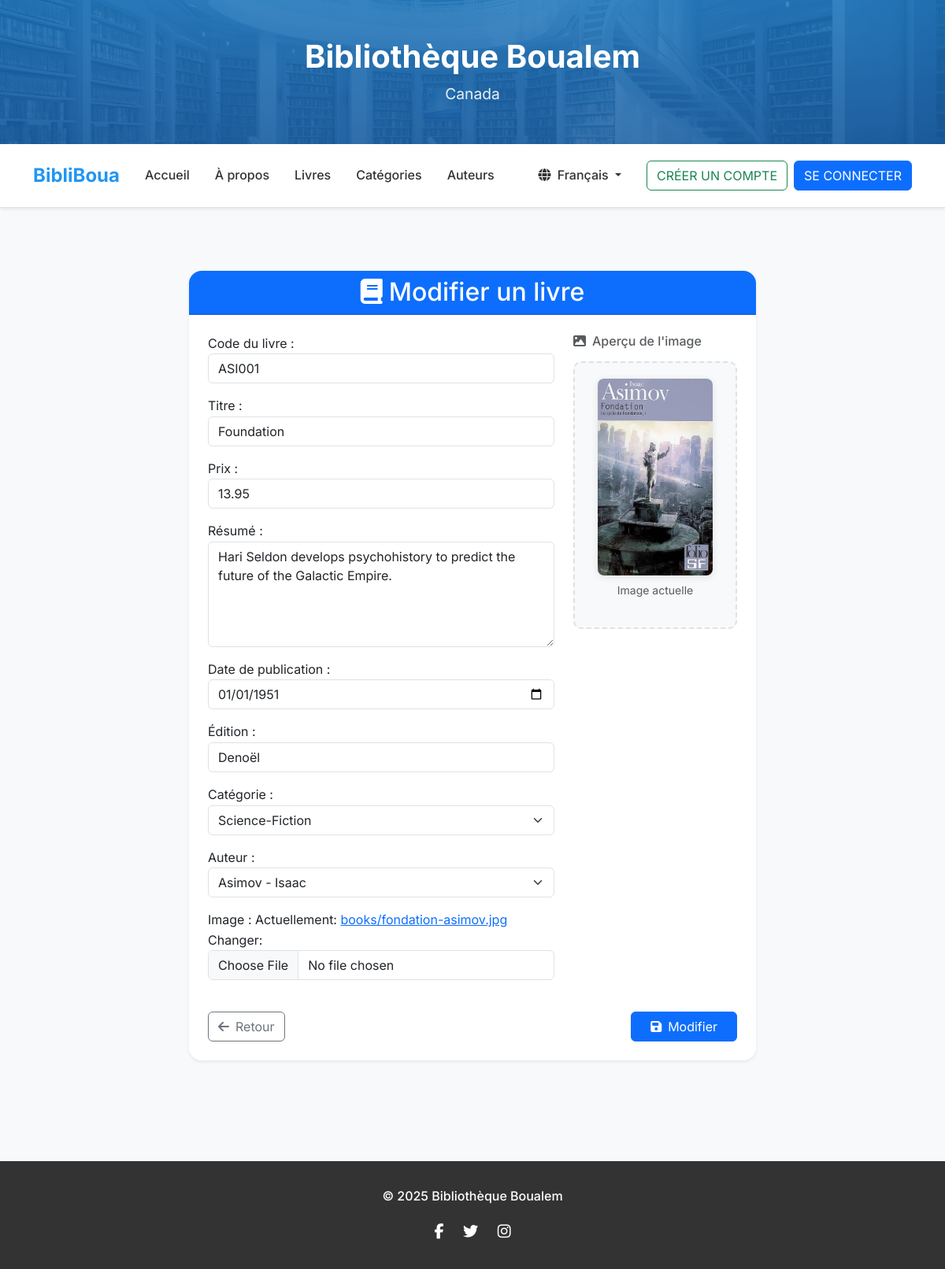
The page /fr/editBook/9/ on the database its author committed.
### app/models.py (models this page shows, shortened)
class Book(models.Model):
  code = models.CharField(max_length=15, unique=True, verbose_name="Code du livre")
  title = models.CharField(max_length=50, verbose_name="Titre du livre")
  price = models.DecimalField(max_digits=6, decimal_places=2, validators=[MinValueValidator(1)], verbose_name="Prix du livre")
  summary = models.CharField(max_length=200, verbose_name="Résumé du livre",blank=True)
  date = models.DateField(verbose_name = "Date de publication",validators=[validate_not_future])
  edition = models.CharField(verbose_name = "Edition du livre")
  category = models.ForeignKey(Category, verbose_name="Catégorie", related_name='books', on_delete=models.CASCADE)
  author = models.ForeignKey(Author, verbose_name="Auteurs", related_name='books', on_delete=models.CASCADE)
  image = models.ImageField(default="", upload_to='books/', verbose_name="Image")
  class Meta:
    ordering = ('code', 'title', )
    verbose_name = "book"
    verbose_name_plural = "books"

### app/views/book_views.py (the view, shortened to what this page needs)
# urls.py: path('editBook/<int:pk>/', EditBookView.as_view(), name="edit_book"),
class EditBookView(View):
    permission_required = "app.change_book"
    template_name = "app/book/book_form.html"
    def get(self, request, pk):
        book = get_object_or_404(Book, id=pk)
        context = {
            'action_text': _('Modifier'),
            'form': BookForm(instance=book)
        }
        return render(request, self.template_name, context)

### app/context_processors.py (called while the page is built)
def categories_processor(request):
  return { "all_categories": Category.objects.all() }

### app/forms.py (called while the page is built)
    def get_context(self, name, value, attrs):
        context = super().get_context(name, value, attrs)
        context['widget']['clear_checkbox_label'] = self.clear_checkbox_label
        return context

### app/models.py (called while the page is built)
  def __str__(self):
    return self.name

  def __str__(self):
     return '{} - {}'.format(self.last_name, self.first_name)

### app/templates/app/book/book_form.html (shortened to what this page needs)
{% extends 'base.html' %}
{% load i18n %}
{% block content %}
{% load static %}
<div class="container my-5">
    <div class="row justify-content-center">
        <div class="col-lg-8">
            <div class="card shadow-sm border-0 rounded-4">
                <div class="card-header bg-primary text-white text-center rounded-top-4">
                    <h2 class="mb-0">
                        <i class="fas fa-book me-2"></i>{{ action_text }} {% trans "un livre" %}
                    </h2>
                </div>
                <div class="card-body p-4">
                    <form method="post" enctype="multipart/form-data">
                        <div class="row">
                            <div class="col-md-8">
                                {{ form.as_p }}
                            </div>
                            <div class="col-md-4">
                                <div class="image-preview-section">
                                    <h6 class="text-muted mb-3">
                                        <i class="fas fa-image me-2"></i>{% trans "Aperçu de l'image" %}
                                    </h6>
                                    <div id="imagePreview" class="image-preview-container">
                                        {% if form.instance.image %}
                                            <img src="{{ form.instance.image.url }}" alt="{% trans 'Aperçu' %}" class="preview-image">
                                            <p class="text-muted small mt-2">{% trans "Image actuelle" %}</p>
                                        {% else %}
                                            <div class="no-image-placeholder">
                                                <i class="fas fa-image fa-3x text-muted"></i>
                                                <p class="text-muted small mt-2">{% trans "Aucune image" %}</p>
                                            </div>
                                        {% endif %}
                                    </div>
                                </div>
                            </div>
                        </div>
                        <div class="d-flex justify-content-between mt-4">
                            <a href="{% url 'book_list' %}" class="btn btn-outline-secondary">
                                <i class="fas fa-arrow-left me-2"></i>{% trans "Retour" %}
                            </a>
                            <button type="submit" class="btn btn-primary px-4">
                                <i class="fas fa-save me-2"></i>{{ action_text }}
                            </button>
                        </div>
                    </form>
                </div>
            </div>
        </div>
    </div>
</div>
{% endblock %}

### static/css/styles.css (style rules this page uses)
:root { --primary-color: #2196f3; --primary-dark: #1976d2; --secondary-color: #4caf50; --text-dark: #333; --text-muted: #666; --text-light: #777; --background-light: #f8f9fa; --shadow-light: 0 2px 10px rgba(0,0,0,0.1); --shadow-medium: 0 5px 20px rgba(0,0,0,0.15); --border-radius: 8px; --border-radius-large: 15px; }
body { font-family: 'Inter', sans-serif; background-color: var(--background-light); line-height: 1.6; color: var(--text-dark); }

### static/css/base.css (style rules this page uses)
body { font-family: 'Inter', sans-serif; background-color: var(--background-light); margin: 0; color: var(--text-dark); }

### app/templates/app/book/book_form.html (style rules this page uses)
.image-preview-container { border: 2px dashed #dee2e6; border-radius: 10px; padding: 20px; text-align: center; background: #f8f9fa; min-height: 200px; display: flex; flex-direction: column; align-items: center; justify-content: center; }
.preview-image { max-width: 100%; max-height: 250px; object-fit: contain; border-radius: 8px; box-shadow: 0 2px 10px rgba(0,0,0,0.1); }
.image-preview-section { position: sticky; top: 20px; }

### rows shown on the page
Book: code "ASI001", title "Foundation", price "13.95", summary "Hari Seldon develops psychohistory to predict the future of the Galactic Empire.", date "01/01/1951", edition "Denoël", category "Science-Fiction", author "Asimov - Isaac", instance.image (picture)

### other values the page prints
{{ action_text }} "Modifier"
